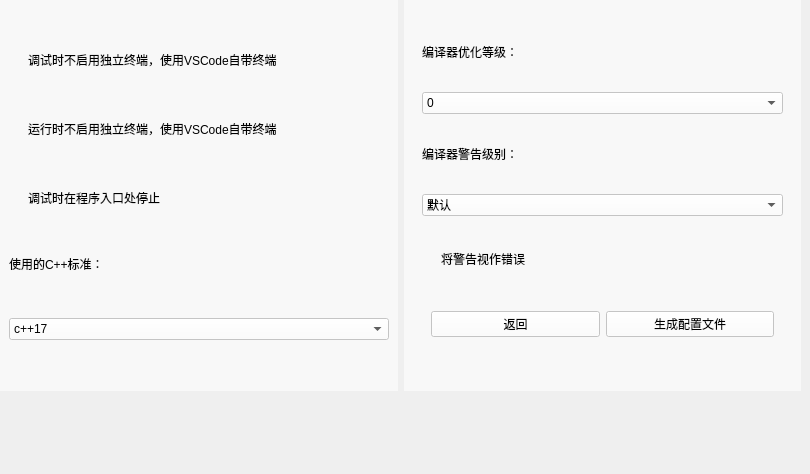
    <widget class="QWidget" name="cpage_5">
     <property name="styleSheet">
      <string notr="true">QWidget#cpage_5{
	background-image: url(:/image/image/background.png);
}</string>
     </property>
     <widget class="QWidget" name="widget_18" native="true">
      <property name="geometry">
       <rect>
        <x>0</x>
        <y>0</y>
        <width>801</width>
        <height>391</height>
       </rect>
      </property>
      <property name="sizePolicy">
       <sizepolicy hsizetype="Preferred" vsizetype="Preferred">
        <horstretch>0</horstretch>
        <verstretch>0</verstretch>
       </sizepolicy>
      </property>
      <property name="styleSheet">
       <string notr="true">background-color: rgba(255, 255, 255, 0);
font: 12pt &quot;Microsoft YaHei UI&quot;;</string>
      </property>
      <layout class="QHBoxLayout" name="horizontalLayout_8">
       <item>
        <widget class="QWidget" name="widget_74" native="true">
         <property name="sizePolicy">
          <sizepolicy hsizetype="Expanding" vsizetype="Preferred">
           <horstretch>0</horstretch>
           <verstretch>0</verstretch>
          </sizepolicy>
         </property>
         <property name="styleSheet">
          <string notr="true">QWidget#widget_74{
	background-color: rgba(255, 255, 255, 150);
}</string>
         </property>
         <layout class="QVBoxLayout" name="verticalLayout_36">
          <item>
           <widget class="QCheckBox" name="checkBox_launch1">
            <property name="text">
             <string>调试时不启用独立终端，使用VSCode自带终端</string>
            </property>
           </widget>
          </item>
          <item>
           <widget class="QCheckBox" name="checkBox_test1">
            <property name="text">
             <string>运行时不启用独立终端，使用VSCode自带终端</string>
            </property>
           </widget>
          </item>
          <item>
           <widget class="QCheckBox" name="checkBox_launch2">
            <property name="text">
             <string>调试时在程序入口处停止</string>
            </property>
           </widget>
          </item>
          <item>
           <widget class="QLabel" name="label_17">
            <property name="sizePolicy">
             <sizepolicy hsizetype="Preferred" vsizetype="Fixed">
              <horstretch>0</horstretch>
              <verstretch>0</verstretch>
             </sizepolicy>
            </property>
            <property name="text">
             <string>使用的C++标准：</string>
            </property>
           </widget>
          </item>
          <item>
           <widget class="QComboBox" name="comboBox_cppstd">
            <property name="styleSheet">
             <string notr="true">background-color: rgba(255, 255, 255, 200);</string>
            </property>
            <item>
             <property name="text">
              <string>c++17</string>
             </property>
            </item>
            <item>
             <property name="text">
              <string>c++20</string>
             </property>
            </item>
            <item>
             <property name="text">
              <string>c++23</string>
             </property>
            </item>
            <item>
             <property name="text">
              <string>c++98</string>
             </property>
            </item>
            <item>
             <property name="text">
              <string>c++03</string>
             </property>
            </item>
            <item>
             <property name="text">
              <string>c++11</string>
             </property>
            </item>
            <item>
             <property name="text">
              <string>c++14</string>
             </property>
            </item>
           </widget>
          </item>
         </layout>
        </widget>
       </item>
       <item>
        <widget class="QWidget" name="widget_19" native="true">
         <property name="sizePolicy">
          <sizepolicy hsizetype="Expanding" vsizetype="Expanding">
           <horstretch>0</horstretch>
           <verstretch>0</verstretch>
          </sizepolicy>
         </property>
         <property name="styleSheet">
          <string notr="true">QWidget#widget_19{
	background-color: rgba(255, 255, 255, 150);
}</string>
         </property>
         <layout class="QVBoxLayout" name="verticalLayout_9">
          <item>
           <widget class="QWidget" name="widget_20" native="true">
            <property name="sizePolicy">
             <sizepolicy hsizetype="Preferred" vsizetype="Expanding">
              <horstretch>0</horstretch>
              <verstretch>0</verstretch>
             </sizepolicy>
            </property>
            <layout class="QVBoxLayout" name="verticalLayout_10">
             <item>
              <widget class="QLabel" name="label_18">
               <property name="sizePolicy">
                <sizepolicy hsizetype="Preferred" vsizetype="Fixed">
                 <horstretch>0</horstretch>
                 <verstretch>0</verstretch>
                </sizepolicy>
               </property>
               <property name="text">
                <string>编译器优化等级：</string>
               </property>
              </widget>
             </item>
             <item>
              <widget class="QComboBox" name="comboBox_optimize">
               <property name="styleSheet">
                <string notr="true">background-color: rgba(255, 255, 255, 200);</string>
               </property>
               <item>
                <property name="text">
                 <string>0</string>
                </property>
               </item>
               <item>
                <property name="text">
                 <string>1</string>
                </property>
               </item>
               <item>
                <property name="text">
                 <string>2</string>
                </property>
               </item>
               <item>
                <property name="text">
                 <string>3</string>
                </property>
               </item>
              </widget>
             </item>
             <item>
              <widget class="QLabel" name="label_19">
               <property name="sizePolicy">
                <sizepolicy hsizetype="Preferred" vsizetype="Fixed">
                 <horstretch>0</horstretch>
                 <verstretch>0</verstretch>
                </sizepolicy>
               </property>
               <property name="text">
                <string>编译器警告级别：</string>
               </property>
              </widget>
             </item>
             <item>
              <widget class="QComboBox" name="comboBox_warn">
               <property name="styleSheet">
                <string notr="true">background-color: rgba(255, 255, 255, 200);</string>
               </property>
               <item>
                <property name="text">
                 <string>默认</string>
                </property>
               </item>
               <item>
                <property name="text">
                 <string>标准警告</string>
                </property>
               </item>
               <item>
                <property name="text">
                 <string>更严格的警告</string>
                </property>
               </item>
               <item>
                <property name="text">
                 <string>几乎全部的警告</string>
                </property>
               </item>
               <item>
                <property name="text">
                 <string>关闭警告（强烈不建议）</string>
                </property>
               </item>
               <item>
                <property name="text">
                 <string/>
                </property>
               </item>
              </widget>
             </item>
             <item>
              <widget class="QCheckBox" name="checkBox_test2">
               <property name="text">
                <string>将警告视作错误</string>
               </property>
              </widget>
             </item>
             <item>
              <widget class="QWidget" name="widget_21" native="true">
               <property name="sizePolicy">
                <sizepolicy hsizetype="Expanding" vsizetype="Fixed">
                 <horstretch>0</horstretch>
                 <verstretch>0</verstretch>
                </sizepolicy>
               </property>
               <layout class="QHBoxLayout" name="horizontalLayout_9">
                <item>
                 <widget class="QPushButton" name="pushButton_15">
                  <property name="sizePolicy">
                   <sizepolicy hsizetype="Expanding" vsizetype="Fixed">
                    <horstretch>0</horstretch>
                    <verstretch>0</verstretch>
                   </sizepolicy>
                  </property>
                  <property name="styleSheet">
                   <string notr="true">background-color: rgba(255, 255, 255, 200);</string>
                  </property>
                  <property name="text">
                   <string>返回</string>
                  </property>
                 </widget>
                </item>
                <item>
                 <widget class="QPushButton" name="cnext_button_6">
                  <property name="sizePolicy">
                   <sizepolicy hsizetype="Expanding" vsizetype="Fixed">
                    <horstretch>0</horstretch>
                    <verstretch>0</verstretch>
                   </sizepolicy>
                  </property>
                  <property name="styleSheet">
                   <string notr="true">background-color: rgba(255, 255, 255, 200);</string>
                  </property>
                  <property name="text">
                   <string>生成配置文件</string>
                  </property>
                 </widget>
                </item>
               </layout>
              </widget>
             </item>
            </layout>
           </widget>
          </item>
         </layout>
        </widget>
       </item>
      </layout>
     </widget>
     <widget class="QWidget" name="widget_73" native="true">
      <property name="geometry">
       <rect>
        <x>0</x>
        <y>390</y>
        <width>801</width>
        <height>75</height>
       </rect>
      </property>
      <property name="styleSheet">
       <string notr="true">QWidget#widget_73{
	image: url(:/image/image/cpp进度3.png);
    
	background-color: rgba(255, 255, 255, 0);
}</string>
      </property>
     </widget>
    </widget>
